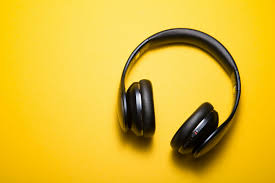
#> input picture Image Transformations and Manipulation Techniques In OpenCV/headphone.jpg, 275 x 183 px
$ jupyter execute 'Cropping(Silicing).ipynb'
#> lines starting #> are read from the running program, lines starting #| are printed output that depends on the picture
[cell 1]
import cv2
import matplotlib.pyplot as plt

[cell 2]
image=cv2.imread(r"headphone.jpg")
#> image is the input picture: shape (183, 275, 3); mean B, G, R 46.2, 185.9, 223.7
RGB=cv2.cvtColor(image,cv2.COLOR_BGR2RGB)
image.shape
#> Out = (183, 275, 3)

[cell 3]
cv2.imshow("HEADPHONE",image)
cv2.waitKey(0)
cv2.destroyAllWindows()

[cell 4]
image.shape
RGB=cv2.cvtColor(image,cv2.COLOR_BGR2RGB)

[cell 5]
plt.imshow(RGB)
plt.grid(True)
plt.xticks(range(0, image.shape[1], 15))  # x axis ticks every 50 pixels
plt.yticks(range(0, image.shape[0], 15))  # y axis ticks every 50 pixels
plt.show()

[cell 6]
cropped= image[80:135,110:155]
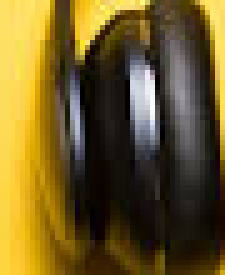
#> cropped: shape (55, 45, 3) (shown 5 times larger); mean B, G, R 38.9, 91.2, 110.2

[cell 7]
plt.imshow(cropped)

[cell 8]
cropped.shape
#> Out = (55, 45, 3)

[cell 9]
Resize=cv2.resize(cropped,(224,224))
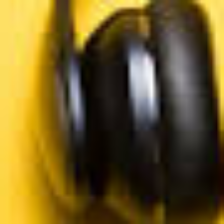
#> Resize: shape (224, 224, 3); mean B, G, R 38.7, 91.1, 110.1
